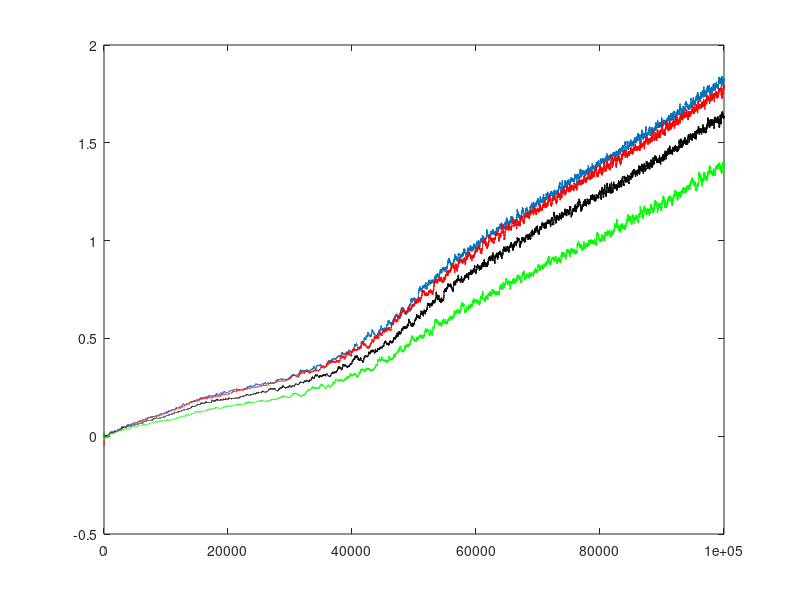

Source code (MATLAB):
data = load('stats-np-100-f2.csv');
data2 = load('stats-np-100-f2-static10.csv');
data3 = load('stats-np-100-f2-static40.csv');
data4 = load('stats-np-100-f2-static100.csv');
plot(data(:,1),data(:,2));hold on; 
plot(data2(:,1), data2(:,2), "color", "red");hold on;
plot(data3(:,1), data3(:,2), "color", "black");hold on;
plot(data4(:,1), data4(:,2), "color", "green");